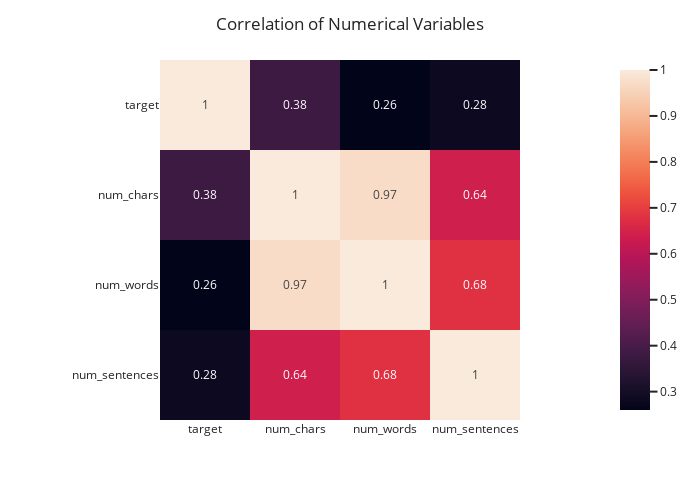

The code cell stored with this chart in its notebook:
### Code cell
#Correlation representation using Heatmap
corr_matrix = df.corr().round(2)

print(corr_matrix['target'].sort_values(ascending = False))

heat_map_fig = px.imshow(corr_matrix, template = "seaborn", text_auto = True)

heat_map_fig.update_layout(
                            xaxis_rangeslider_visible = False,
                            autosize = False,
                            width = 700,
                            height = 500,
                            title = {'text' : "Correlation of Numerical Variables"})

heat_map_fig.show()

### Figure 1 — Plotly figure (JSON) as saved in the notebook; plotly's stock layout.template omitted (floating-point values rounded to 4 significant figures)
{"data": [{"coloraxis": "coloraxis", "hovertemplate": "x: %{x}<br>y: %{y}<br>color: %{z}<extra></extra>", "name": "0", "texttemplate": "%{z}", "type": "heatmap", "x": ["target", "num_chars", "num_words", "num_sentences"], "xaxis": "x", "y": ["target", "num_chars", "num_words", "num_sentences"], "yaxis": "y", "z": [[1, 0.38, 0.26, 0.28], [0.38, 1, 0.97, 0.64], [0.26, 0.97, 1, 0.68], [0.28, 0.64, 0.68, 1]]}], "layout": {"autosize": false, "coloraxis": {"colorscale": [[0, "rgb(2,4,25)"], [0.0625, "rgb(24,15,41)"], [0.125, "rgb(47,23,57)"], [0.1875, "rgb(71,28,72)"], [0.25, "rgb(97,30,82)"], [0.3125, "rgb(123,30,89)"], [0.375, "rgb(150,27,91)"], [0.4375, "rgb(177,22,88)"], [0.5, "rgb(203,26,79)"], [0.5625, "rgb(223,47,67)"], [0.625, "rgb(236,76,61)"], [0.6875, "rgb(242,107,73)"], [0.75, "rgb(244,135,95)"], [0.8125, "rgb(245,162,122)"], [0.875, "rgb(246,188,153)"], [0.9375, "rgb(247,212,187)"], [1, "rgb(250,234,220)"]]}, "height": 500, "margin": {"t": 60}, "title": {"text": "Correlation of Numerical Variables"}, "width": 700, "xaxis": {"anchor": "y", "constrain": "domain", "domain": [0, 1], "rangeslider": {"visible": false}, "scaleanchor": "y"}, "yaxis": {"anchor": "x", "autorange": "reversed", "constrain": "domain", "domain": [0, 1]}}}
